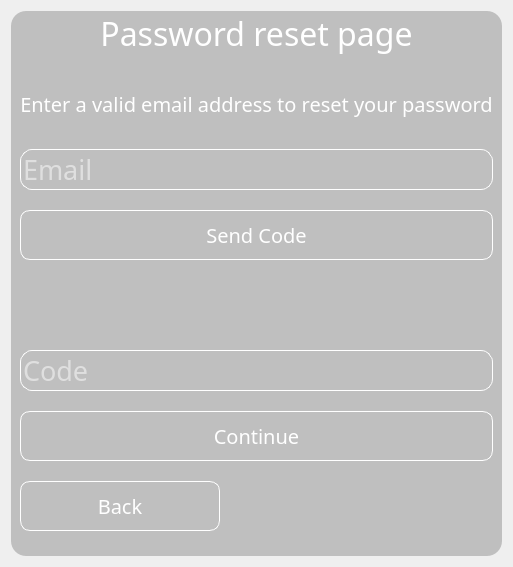
         <widget class="QWidget" name="password_page">
          <layout class="QVBoxLayout" name="verticalLayout_12">
           <item>
            <widget class="QFrame" name="frame_12">
             <property name="styleSheet">
              <string notr="true">*{
	font-family:century gothic;
	fontsize:24px;
}

QFrame
{
	background:rgba(0,0,0,0.2);
	border-radius:15px;
	
	
}

*{
	
}


QLabel
{
	color:white;
	background: transparent;
}



QLineEdit
{
	background:transparent;
	border:none;
	color: rgb(15, 15, 15);
	border-bottom:1px solid  rgb(35, 35, 35);
}



</string>
             </property>
             <property name="frameShape">
              <enum>QFrame::NoFrame</enum>
             </property>
             <property name="frameShadow">
              <enum>QFrame::Raised</enum>
             </property>
             <layout class="QVBoxLayout" name="verticalLayout_11">
              <property name="spacing">
               <number>0</number>
              </property>
              <property name="leftMargin">
               <number>0</number>
              </property>
              <property name="topMargin">
               <number>0</number>
              </property>
              <property name="rightMargin">
               <number>0</number>
              </property>
              <property name="bottomMargin">
               <number>0</number>
              </property>
              <item>
               <widget class="QLabel" name="label_14">
                <property name="maximumSize">
                 <size>
                  <width>16777215</width>
                  <height>100</height>
                 </size>
                </property>
                <property name="font">
                 <font>
                  <family>century gothic</family>
                  <pointsize>24</pointsize>
                 </font>
                </property>
                <property name="text">
                 <string>Password reset page</string>
                </property>
                <property name="alignment">
                 <set>Qt::AlignCenter</set>
                </property>
               </widget>
              </item>
              <item>
               <widget class="QFrame" name="frame_13">
                <property name="minimumSize">
                 <size>
                  <width>0</width>
                  <height>500</height>
                 </size>
                </property>
                <property name="styleSheet">
                 <string notr="true">	background:rgba(0,0,0,0);
</string>
                </property>
                <property name="frameShape">
                 <enum>QFrame::StyledPanel</enum>
                </property>
                <property name="frameShadow">
                 <enum>QFrame::Raised</enum>
                </property>
                <layout class="QGridLayout" name="gridLayout_2">
                 <item row="0" column="0">
                  <widget class="QLabel" name="label_15">
                   <property name="maximumSize">
                    <size>
                     <width>1000</width>
                     <height>50</height>
                    </size>
                   </property>
                   <property name="font">
                    <font>
                     <family>century gothic</family>
                     <pointsize>15</pointsize>
                    </font>
                   </property>
                   <property name="styleSheet">
                    <string notr="true">	background:rgba(0,0,0,00);
</string>
                   </property>
                   <property name="text">
                    <string>Enter a valid email address to reset your password</string>
                   </property>
                   <property name="alignment">
                    <set>Qt::AlignCenter</set>
                   </property>
                  </widget>
                 </item>
                 <item row="1" column="0">
                  <widget class="QLineEdit" name="lineEdit_email_send">
                   <property name="maximumSize">
                    <size>
                     <width>500</width>
                     <height>16777215</height>
                    </size>
                   </property>
                   <property name="font">
                    <font>
                     <family>century gothic</family>
                     <pointsize>20</pointsize>
                    </font>
                   </property>
                   <property name="styleSheet">
                    <string notr="true">color: rgb(255, 255, 255);
border:1px solid  rgb(255, 255, 255);
border-radius: 12px;
</string>
                   </property>
                   <property name="placeholderText">
                    <string>Email</string>
                   </property>
                  </widget>
                 </item>
                 <item row="2" column="0">
                  <widget class="QPushButton" name="btn_send">
                   <property name="sizePolicy">
                    <sizepolicy hsizetype="Minimum" vsizetype="Fixed">
                     <horstretch>0</horstretch>
                     <verstretch>0</verstretch>
                    </sizepolicy>
                   </property>
                   <property name="minimumSize">
                    <size>
                     <width>0</width>
                     <height>50</height>
                    </size>
                   </property>
                   <property name="maximumSize">
                    <size>
                     <width>500</width>
                     <height>16777215</height>
                    </size>
                   </property>
                   <property name="font">
                    <font>
                     <family>century gothic</family>
                     <pointsize>15</pointsize>
                    </font>
                   </property>
                   <property name="styleSheet">
                    <string notr="true">QPushButton
{
	background: transparent;
	border-radius: 10px;
	color: rgb(255, 255, 255);
	border: 1px solid rgb(255, 255, 255)
}

QPushButton:hover
{
	background-color: rgb(71, 125, 4);
}</string>
                   </property>
                   <property name="text">
                    <string>Send Code</string>
                   </property>
                  </widget>
                 </item>
                 <item row="3" column="0">
                  <widget class="QLabel" name="lbl_pass">
                   <property name="maximumSize">
                    <size>
                     <width>1000</width>
                     <height>50</height>
                    </size>
                   </property>
                   <property name="font">
                    <font>
                     <family>century gothic</family>
                     <pointsize>15</pointsize>
                    </font>
                   </property>
                   <property name="styleSheet">
                    <string notr="true">	background:rgba(0,0,0,00);
</string>
                   </property>
                   <property name="text">
                    <string/>
                   </property>
                   <property name="alignment">
                    <set>Qt::AlignCenter</set>
                   </property>
                  </widget>
                 </item>
                 <item row="4" column="0">
                  <widget class="QLineEdit" name="lineEdit_code">
                   <property name="enabled">
                    <bool>false</bool>
                   </property>
                   <property name="maximumSize">
                    <size>
                     <width>500</width>
                     <height>16777215</height>
                    </size>
                   </property>
                   <property name="font">
                    <font>
                     <family>century gothic</family>
                     <pointsize>20</pointsize>
                    </font>
                   </property>
                   <property name="styleSheet">
                    <string notr="true">color: rgb(255, 255, 255);
border:1px solid  rgb(255, 255, 255);
border-radius: 12px;
</string>
                   </property>
                   <property name="placeholderText">
                    <string>Code</string>
                   </property>
                  </widget>
                 </item>
                 <item row="6" column="0">
                  <widget class="QPushButton" name="btn_back">
                   <property name="enabled">
                    <bool>true</bool>
                   </property>
                   <property name="sizePolicy">
                    <sizepolicy hsizetype="Minimum" vsizetype="Fixed">
                     <horstretch>0</horstretch>
                     <verstretch>0</verstretch>
                    </sizepolicy>
                   </property>
                   <property name="minimumSize">
                    <size>
                     <width>0</width>
                     <height>50</height>
                    </size>
                   </property>
                   <property name="maximumSize">
                    <size>
                     <width>200</width>
                     <height>16777215</height>
                    </size>
                   </property>
                   <property name="font">
                    <font>
                     <family>century gothic</family>
                     <pointsize>15</pointsize>
                    </font>
                   </property>
                   <property name="styleSheet">
                    <string notr="true">QPushButton
{
	background: transparent;
	border-radius: 10px;
	color: rgb(255, 255, 255);
	border: 1px solid rgb(255, 255, 255)
}

QPushButton:hover
{
	
	
	background-color: rgb(191, 0, 0);
}</string>
                   </property>
                   <property name="text">
                    <string>Back</string>
                   </property>
                  </widget>
                 </item>
                 <item row="5" column="0">
                  <widget class="QPushButton" name="btn_continue">
                   <property name="enabled">
                    <bool>false</bool>
                   </property>
                   <property name="sizePolicy">
                    <sizepolicy hsizetype="Minimum" vsizetype="Fixed">
                     <horstretch>0</horstretch>
                     <verstretch>0</verstretch>
                    </sizepolicy>
                   </property>
                   <property name="minimumSize">
                    <size>
                     <width>200</width>
                     <height>50</height>
                    </size>
                   </property>
                   <property name="maximumSize">
                    <size>
                     <width>500</width>
                     <height>16777215</height>
                    </size>
                   </property>
                   <property name="font">
                    <font>
                     <family>century gothic</family>
                     <pointsize>15</pointsize>
                    </font>
                   </property>
                   <property name="styleSheet">
                    <string notr="true">QPushButton
{
	background: transparent;
	border-radius: 10px;
	color: rgb(255, 255, 255);
	border: 1px solid rgb(255, 255, 255)
}

QPushButton:hover
{
	background-color: rgb(71, 125, 4);
}</string>
                   </property>
                   <property name="text">
                    <string>Continue</string>
                   </property>
                  </widget>
                 </item>
                </layout>
               </widget>
              </item>
             </layout>
            </widget>
           </item>
          </layout>
         </widget>
